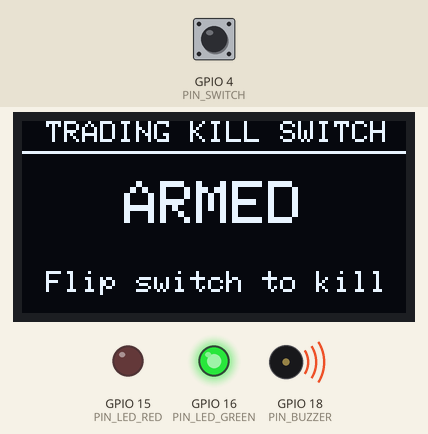
This sketch was run on a simulated ESP32. Parts: 128×64 one-colour display, output pins drawn as LEDs (lit = HIGH), buzzer (waves = sounding, pin HIGH). Inputs (shaded band) come from the test bench; at power-on: GPIO 4 (PIN_SWITCH) HIGH. What the sketch prints to the serial monitor is not drawn.

Above: at 2.8 s.
2.9 s: GPIO 4 (PIN_SWITCH) pulled LOW for 3.2 s
At 6.3 s:
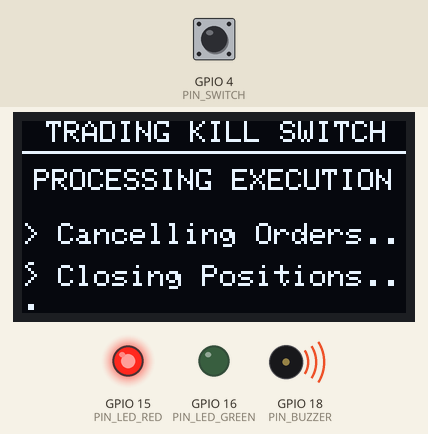
10.5 s: GPIO 4 (PIN_SWITCH) pulled LOW for 3.2 s
At 12.4 s:
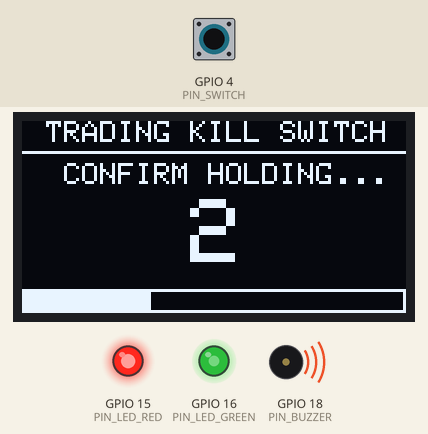
15.3 s: GPIO 4 (PIN_SWITCH) pulled LOW for 0.15 s
At 15.48 s:
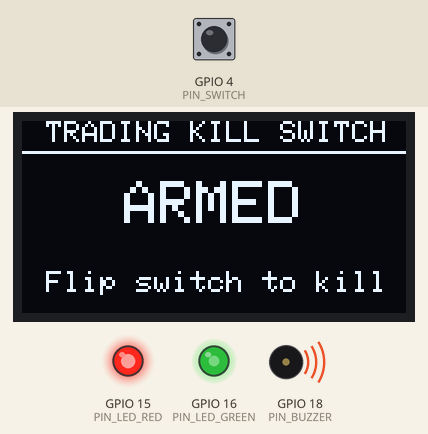
Timing chart, 0 to 18.3 s (numbered marks = the images above; inputs shaded):
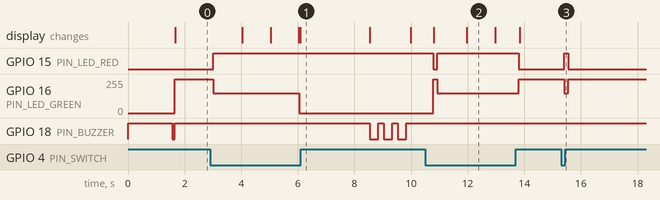

Measured:
- after the input at 2.9 s, GPIO 15 (PIN_LED_RED): LOW → HIGH after 0.11 s; GPIO 16 (PIN_LED_GREEN): 255/255 → 149/255 after 0.11 s, → 0/255 3.0 s later; GPIO 18 (PIN_BUZZER): alternates HIGH for 0.20 s and LOW for 0.30 s, starting after 5.6 s; the display: first changes after 1.1 s (image 1 shows a later state)
- after the input at 10.5 s, the display: first differs from a run without the input after 1.5 s (image 2)
- after the input at 15.3 s, GPIO 15 (PIN_LED_RED): LOW → HIGH after 0.12 s, → LOW 0.14 s later; GPIO 16 (PIN_LED_GREEN): 255/255 → 149/255 after 0.12 s, → 255/255 0.14 s later
- what the display in image 2 shows lasts 1.0 s, from 12.0 s to 13.0 s

The sketch:

killswitch_esp32_v1.ino
```cpp
// ============================================================
//  TRADING KILL SWITCH — Phase 1 (ESP32 Final Build)
//  Converted from Arduino UNO → ESP32
//  Phase 2: WiFi + Upstox API + Telegram alert
// ============================================================

#include <Wire.h>
#include <Adafruit_GFX.h>
#include <Adafruit_SSD1306.h>

// ── Pin Definitions (ESP32 38-pin) ───────────────────────────
#define PIN_SWITCH      4   // Lever switch (10kΩ pull-up to 3V3)
#define PIN_LED_RED    15   // PWM — Bi-color LED red leg
#define PIN_LED_GREEN  16   // PWM — Bi-color LED green leg
#define PIN_BUZZER     18   // Active buzzer I/O
#define OLED_SDA       21   // I2C SDA
#define OLED_SCL       22   // I2C SCL

// ── ESP32 PWM Config ─────────────────────────────────────────
// ESP32 doesn't use analogWrite — uses LEDC peripheral instead
#define LED_FREQ     5000   // 5kHz PWM frequency
#define LED_RES         8   // 8-bit resolution (0–255)

// ── OLED Config ──────────────────────────────────────────────
#define SCREEN_WIDTH  128
#define SCREEN_HEIGHT  64
#define OLED_RESET     -1
#define OLED_ADDRESS 0x3C

Adafruit_SSD1306 display(SCREEN_WIDTH, SCREEN_HEIGHT, &Wire, OLED_RESET);

// ── Kill Switch Settings ─────────────────────────────────────
#define HOLD_SECONDS    3

// ── State Machine ────────────────────────────────────────────
enum State { ARMED, COUNTDOWN, EXECUTING, KILLED };
State currentState = ARMED;

unsigned long countdownStart      = 0;
int           lastCountdownSecond = -1;

// ── Forward Declarations ─────────────────────────────────────
void executeKill();
void showArmed();
void showCountdown(int secondsLeft);
void showExecuting();
void showKilled();
void showResetting();
void setLED(int redStrength, int greenStrength);
void beep(int times, int onMs = 200, int offMs = 150);
void drawHeader(const __FlashStringHelper* title);


// ============================================================
//  SETUP
// ============================================================
void setup() {
  Serial.begin(115200);  // ESP32 uses 115200
  Serial.println();
  Serial.println(F("===================================="));
  Serial.println(F("  TRADING KILL SWITCH - BOOTING    "));
  Serial.println(F("         ESP32 Phase 1              "));
  Serial.println(F("===================================="));

  // ── GPIO setup ───────────────────────────────────────────
  pinMode(PIN_SWITCH,  INPUT);   // external 10kΩ pull-up to 3V3
  pinMode(PIN_BUZZER,  OUTPUT);
  digitalWrite(PIN_BUZZER, HIGH); // active LOW buzzer — HIGH = silent

  // ── ESP32 PWM setup for LED ───────────────────────────────
  // ESP32 requires LEDC setup instead of analogWrite
 ledcAttach(PIN_LED_RED,   LED_FREQ, LED_RES);
 ledcAttach(PIN_LED_GREEN, LED_FREQ, LED_RES);
  setLED(0, 0); // all off at boot

  // ── I2C + OLED ───────────────────────────────────────────
  Wire.begin(OLED_SDA, OLED_SCL);  // ESP32 needs explicit pins
  Wire.setClock(100000);            // stable 100kHz

  // Retry OLED init up to 5 times
  bool oledOK = false;
  for (int i = 0; i < 5; i++) {
    if (display.begin(SSD1306_SWITCHCAPVCC, OLED_ADDRESS)) {
      oledOK = true;
      break;
    }
    delay(200);
  }
  if (!oledOK) {
    Serial.println(F("ERROR: OLED not found! Check SDA/SCL wiring."));
    while (true);
  }

  display.setTextColor(SSD1306_WHITE, SSD1306_BLACK); // prevents ghost text

  // Boot splash
  display.clearDisplay();
  display.setTextSize(1);
  display.setCursor(16, 20);
  display.print(F("KILL SWITCH v1.0"));
  display.setCursor(24, 40);
  display.print(F("Initialising..."));
  display.display();
  delay(1500);

  beep(1, 80);

  setLED(0, 255);  // Green = ARMED
  showArmed();

  Serial.println(F("STATUS: ARMED — Waiting for switch"));
}


// ============================================================
//  MAIN LOOP
// ============================================================
void loop() {
  int switchVal = digitalRead(PIN_SWITCH);

  switch (currentState) {

    // ── ARMED ───────────────────────────────────────────────
    case ARMED:
      if (switchVal == LOW) {
        delay(100); // debounce
        if (digitalRead(PIN_SWITCH) == HIGH) break;

        Serial.println(F("Switch ON — starting countdown..."));
        countdownStart      = millis();
        lastCountdownSecond = HOLD_SECONDS;
        currentState        = COUNTDOWN;
        setLED(255, 150);  // Yellow (R full + G dimmed)
      }
      break;

    // ── COUNTDOWN ───────────────────────────────────────────
    case COUNTDOWN:
      if (switchVal == HIGH) {
        delay(100); // debounce
        if (digitalRead(PIN_SWITCH) == LOW) break;

        Serial.println(F("Released early — ABORTED"));
        currentState = ARMED;
        setLED(0, 255);  // Back to green
        showArmed();
        break;
      }
      {
        unsigned long elapsed = millis() - countdownStart;
        int secondsLeft       = HOLD_SECONDS - (int)(elapsed / 1000);
        secondsLeft           = constrain(secondsLeft, 0, HOLD_SECONDS);

        if (secondsLeft != lastCountdownSecond) {
          lastCountdownSecond = secondsLeft;
          showCountdown(secondsLeft);
          Serial.print(F("Countdown: "));
          Serial.println(secondsLeft);
        }

        if (elapsed >= (unsigned long)(HOLD_SECONDS * 1000)) {
          currentState = EXECUTING;
          executeKill();
        }
      }
      break;

    // ── EXECUTING ───────────────────────────────────────────
    case EXECUTING:
      break;

    // ── KILLED ──────────────────────────────────────────────
    case KILLED:
      if (switchVal == HIGH) {
        delay(100);
        if (digitalRead(PIN_SWITCH) == LOW) break;

        Serial.println(F("Switch OFF — resetting to ARMED"));
        showResetting();
        delay(800);
        setLED(0, 255);  // Green
        currentState = ARMED;
        showArmed();
        Serial.println(F("STATUS: ARMED — Waiting for switch"));
      }
      break;
  }

  delay(20);
}


// ============================================================
//  KILL SEQUENCE
//  Phase 1: simulated with delays
//  Phase 2: replace delays with real Upstox HTTPS API calls
// ============================================================
void executeKill() {
  Serial.println(F(""));
  Serial.println(F("╔══════════════════════════════════╗"));
  Serial.println(F("║    KILL SEQUENCE TRIGGERED        ║"));
  Serial.println(F("╚══════════════════════════════════╝"));

  setLED(255, 0);  // Solid Red = executing
  showExecuting();

  // Step 1 — Cancel all pending orders
  // <<< Phase 2: replace with Upstox DELETE /v2/orders
  Serial.println(F("Step 1: Cancelling all orders..."));
  delay(1200);

  // Step 2 — Close all open positions
  // <<< Phase 2: replace with Upstox POST /v2/order/place (opposing)
  Serial.println(F("Step 2: Closing all positions..."));
  delay(1200);

  // Step 3 — Send Telegram alert
  // <<< Phase 2: replace with Telegram Bot API call
  Serial.println(F("Step 3: Sending alert..."));

  Serial.println(F("╔══════════════════════════════════╗"));
  Serial.println(F("║      KILL SEQUENCE COMPLETE       ║"));
  Serial.println(F("║  All orders cancelled             ║"));
  Serial.println(F("║  All positions closed             ║"));
  Serial.println(F("║  Flip switch back to RESET        ║"));
  Serial.println(F("╚══════════════════════════════════╝"));

  showKilled();
  beep(3, 300, 200);

  setLED(255, 0);  // Red stays ON
  currentState = KILLED;
}


// ============================================================
//  OLED SCREENS
// ============================================================

void drawHeader(const __FlashStringHelper* title) {
  display.clearDisplay();
  display.setTextColor(SSD1306_WHITE, SSD1306_BLACK);
  display.setTextSize(1);
  display.setCursor(8, 0);
  display.print(title);
  display.drawLine(0, 10, 127, 10, SSD1306_WHITE);
}

void showArmed() {
  drawHeader(F("TRADING KILL SWITCH"));
  display.setTextSize(2);
  display.setCursor(34, 20);
  display.print(F("ARMED"));
  display.setTextSize(1);
  display.setCursor(8, 50);
  display.print(F("Flip switch to kill"));
  display.display();
}

void showCountdown(int secondsLeft) {
  drawHeader(F("TRADING KILL SWITCH"));
  display.setTextSize(1);
  display.setCursor(14, 14);
  display.print(F("CONFIRM HOLDING..."));
  display.setTextSize(3);
  display.setCursor(56, 26);
  display.print(secondsLeft);
  int barWidth = map(HOLD_SECONDS - secondsLeft, 0, HOLD_SECONDS, 0, 126);
  display.drawRect(0, 56, 128, 8, SSD1306_WHITE);
  display.fillRect(1, 57, barWidth, 6, SSD1306_WHITE);
  display.display();
}

void showExecuting() {
  drawHeader(F("TRADING KILL SWITCH"));
  display.setTextSize(1);
  display.setCursor(4, 16);
  display.print(F("PROCESSING EXECUTION"));
  display.setCursor(0, 34);
  display.print(F("> Cancelling Orders..."));
  display.setCursor(0, 48);
  display.print(F("> Closing Positions..."));
  display.display();
}

void showKilled() {
  display.clearDisplay();
  display.drawRect(0, 0, 128, 64, SSD1306_WHITE);
  display.drawRect(2, 2, 124, 60, SSD1306_WHITE);
  display.setTextSize(2);
  display.setCursor(28, 16);
  display.print(F("KILLED!"));
  display.setTextSize(1);
  display.setCursor(4, 48);
  display.print(F("    Flip to reset!"));
  display.display();
}

void showResetting() {
  drawHeader(F("TRADING KILL SWITCH"));
  display.setTextSize(2);
  display.setCursor(34, 20);
  display.print(F("RESET"));
  display.setTextSize(1);
  display.setCursor(32, 50);
  display.print(F("Rearming..."));
  display.display();
}


// ============================================================
//  HARDWARE HELPERS
// ============================================================

// ESP32 PWM colour mixing via LEDC
void setLED(int redStrength, int greenStrength) {
  ledcWrite(PIN_LED_RED,   redStrength);
  ledcWrite(PIN_LED_GREEN, greenStrength);
}

// Active LOW buzzer — LOW = ON, HIGH = OFF
void beep(int times, int onMs, int offMs) {
  for (int i = 0; i < times; i++) {
    digitalWrite(PIN_BUZZER, LOW);   // ON
    delay(onMs);
    digitalWrite(PIN_BUZZER, HIGH);  // OFF
    if (i < times - 1) delay(offMs);
  }
}
```
